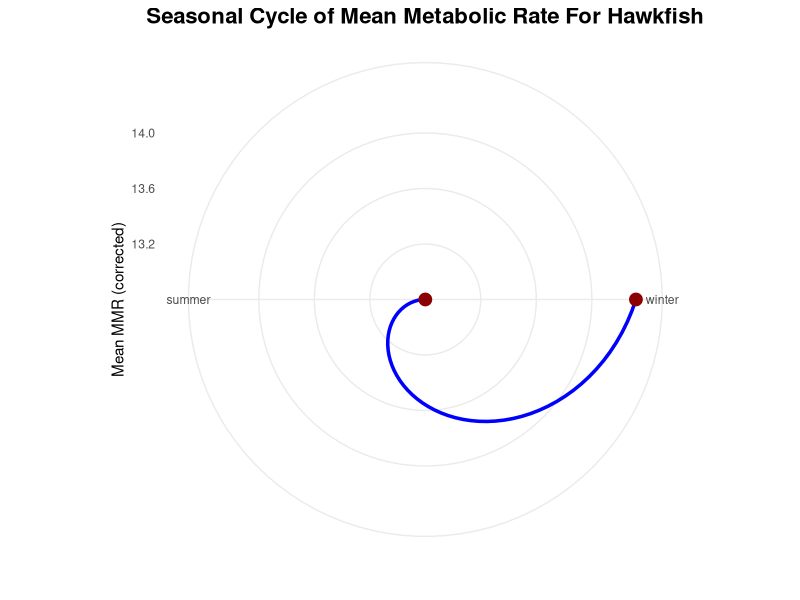
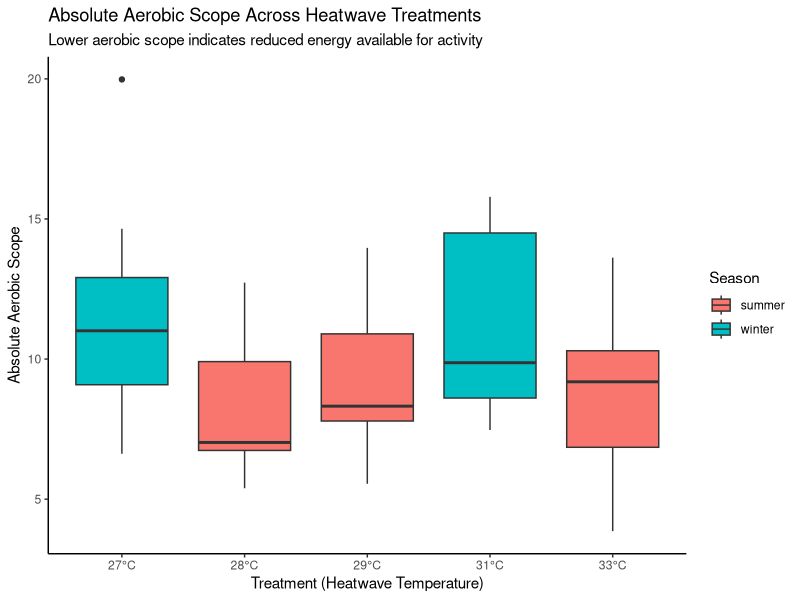
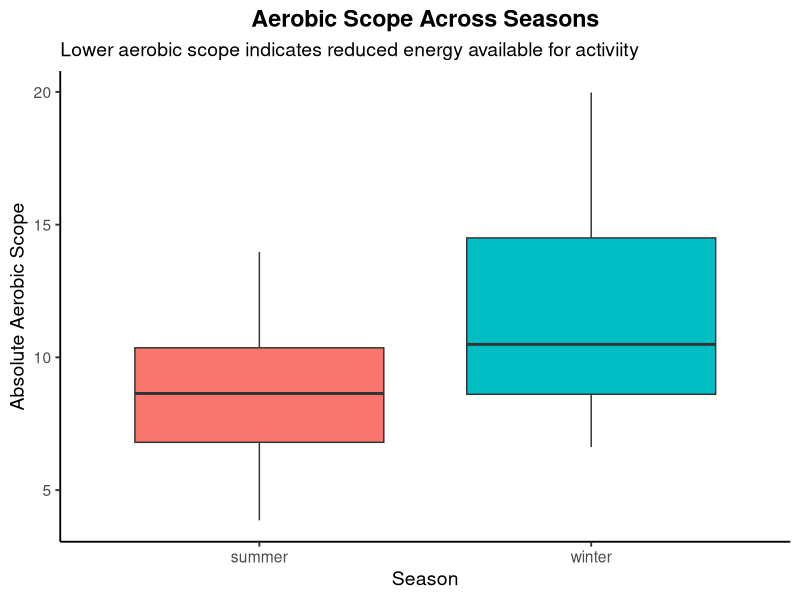
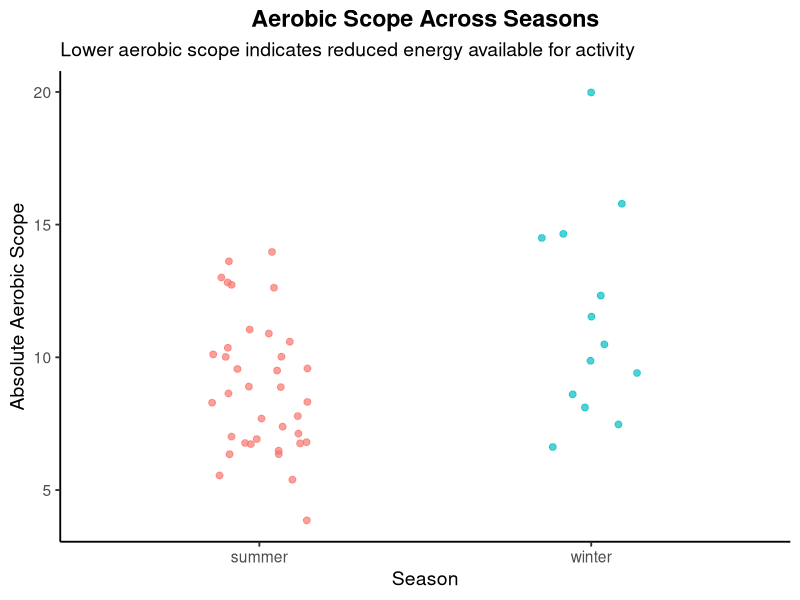
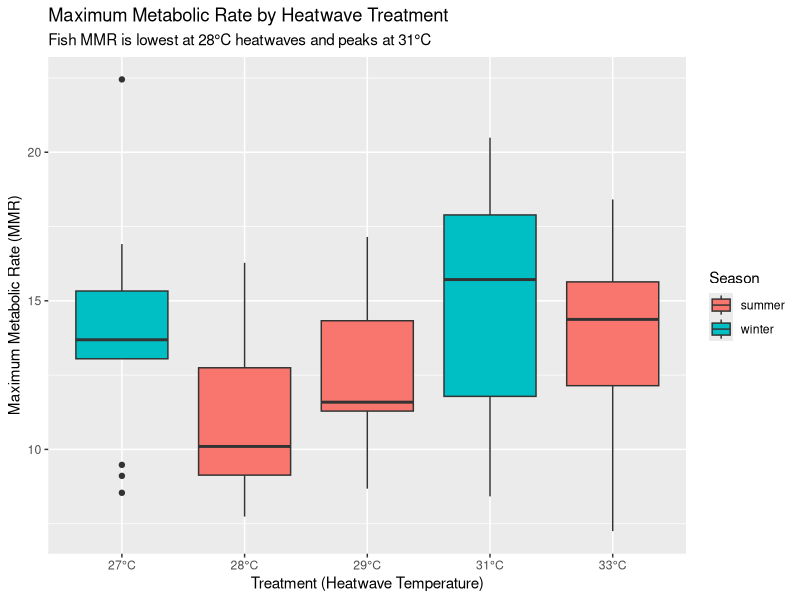
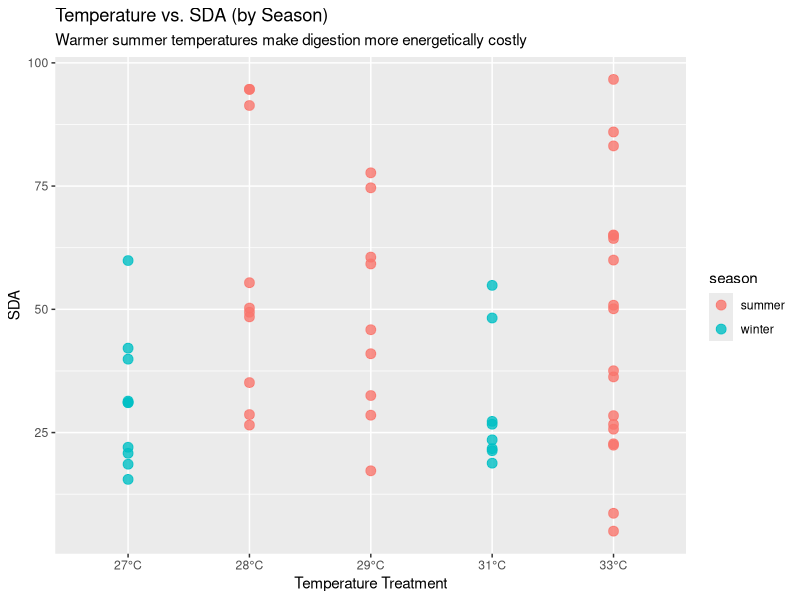
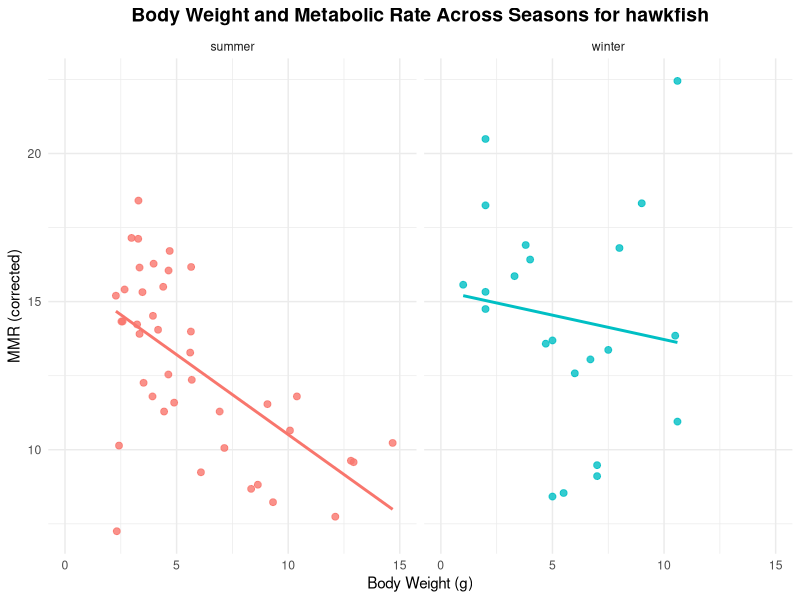
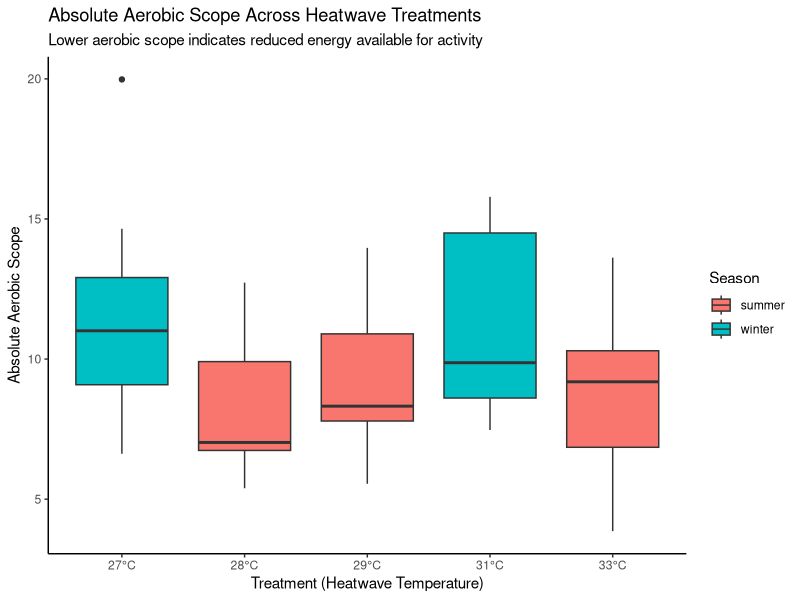

These figures' R source, in order: (Note: this script raises an error after producing the figures.)
## ---- chunk 1
library(tidyverse)
library(broom)
library(viridisLite)
library(ggplot2)
## ---- chunk 2
heatwaves_coral_fish <- read_csv("../data/VanWert_etal_2023_hawkfish.csv")
glimpse(heatwaves_coral_fish)
## ---- chunk 3
heatwaves_coral_fish_clean <- heatwaves_coral_fish |>
  rename(wet_mass = bw_g,
         total_length = tl_cm,
         standard_length = sl_cm,
         max_metabolic_rate = mmr_corrected,
         standard_metabolic_rate = smr_low10_all,
         absolute_aerobic_scope = aas_corrected,
         factorial_aerobic_scope = fas,
         SDA_coeff = sda_coeff,
         temp_of_arrhythmia = tarr,
         peak_max_heart_rate = fhmax_peak,
         temp_at_max_heart_rate = tpeak)
## ---- chunk 4

heatwave_vs_mmr <- heatwaves_coral_fish_clean |>
  filter(treatment_new != "wild") |>
  ggplot(aes(x = treatment_new, y = max_metabolic_rate, fill = season)) +
  geom_boxplot() +
  scale_x_discrete(labels = function(x) paste0(x, "°C")) +
  labs(
    title = "Maximum Metabolic Rate by Heatwave Treatment",
    subtitle = "Fish MMR is lowest at 28°C heatwaves and peaks at 31°C",
    x = "Treatment (Heatwave Temperature)",
    y = "Maximum Metabolic Rate (MMR)",
    fill = "Season"
  )

# Save the plot
ggsave("fig_mmr_vs_heatwave_boxplot.png", heatwave_vs_mmr, width = 7, height = 5)

## ---- chunk 5

temp_energy_season <- heatwaves_coral_fish_clean |>
  filter(treatment_new != "wild") |>
  ggplot(aes(x = treatment_new, y = SDA_integrated, color = season)) +
  geom_point(alpha = 0.8, size = 3) +
  scale_x_discrete(labels = function(x) ifelse(x == "wild", "wild", paste0(x, "°C"))) +
  labs(
    title = "Temperature vs. SDA (by Season)",
    subtitle = "Warmer summer temperatures make digestion more energetically costly",
    x = "Temperature Treatment",
    y = "SDA"
  )

# Save the plot
ggsave("fig_temp_energy_season_scatterplot.png", temp_energy_season, width = 7, height = 5)
## ---- chunk 6

df <- read.csv("../data/VanWert_etal_2023_hawkfish.csv")
seasonal_cycle <- df$season <- factor(df$season, 
                    levels = c("winter", "spring", "summer", "fall"))


season_means <- df |>
  group_by(season) |>
  summarise(mean_mmr = mean(mmr_corrected, na.rm = TRUE))


ggplot(season_means, aes(x = season, y = mean_mmr, group = 1)) +
  geom_line(size = 1.2, color = "blue") +
  geom_point(size = 4, color = "darkred") +
  coord_polar() +
  theme_minimal() +
  labs(
    title = "Seasonal Cycle of Mean Metabolic Rate For Hawkfish",
    x = "",
    y = "Mean MMR (corrected)"
  ) +
  theme(
    plot.title = element_text(size = 16, face = "bold", hjust = 0.5)
   
  )

#save plot
ggsave("fig_polar_plot_metabolic_rate_per_season.png", seasonal_cycle, width = 7, height = 5)


## ---- chunk 7

energy_weight_season <- heatwaves_coral_fish_clean |>
  ggplot(aes(x = wet_mass, y = max_metabolic_rate, color = season)) +
  geom_point(alpha = 0.8, size = 2) +
  geom_smooth(method = "lm", se = FALSE) +
  facet_wrap(~ season, nrow = 1) +
  xlim(0,15)+
  theme_minimal() +
  labs(
    title = "Body Weight and Metabolic Rate Across Seasons for hawkfish",
    x = "Body Weight (g)",
    y = "MMR (corrected)"
  ) +
  theme(
    plot.title = element_text(size = 14, face = "bold", hjust = 0.5), legend.position = "none"

  )
#save plot 
ggsave("fig_body_weight_and_metabolic_rate_lineplot.png", energy_weight_season, width = 8, height = 5)

## ---- chunk 8

aerobic_scope_treatment <- heatwaves_coral_fish_clean |>
  filter(treatment_new != "wild") |>
  mutate(treatment_new = factor(treatment_new,
                                levels = c("27", "28", "29", "31", "33"))) |>
  ggplot(aes(x = treatment_new,
             y = absolute_aerobic_scope,
             fill = season)) +
  geom_boxplot(position = position_dodge(width = 0.8)) +
  scale_x_discrete(labels = function(x) paste0(x, "°C")) +
  labs(
    title = "Absolute Aerobic Scope Across Heatwave Treatments",
    subtitle = "Lower aerobic scope indicates reduced energy available for activity",
    x = "Treatment (Heatwave Temperature)",
    y = "Absolute Aerobic Scope",
    fill = "Season"
  ) +
  theme_classic()

aerobic_scope_treatment
# Save the plot
ggsave("fig_aerobic_vs_heatwave_boxplot.png", aerobic_scope_treatment, width = 7, height = 5)

## ---- chunk 9
heatwaves_coral_fish_clean |>
  ggplot(aes(x = season, y = absolute_aerobic_scope, fill = season)) +
  geom_boxplot() +
  labs(
    title = "Aerobic Scope Across Seasons",
    subtitle = "Lower aerobic scope indicates reduced energy available for activiity",
    x = "Season",
    y = "Absolute Aerobic Scope"
  ) +
  theme_classic(base_size = 14) +
  theme(
    legend.position = "none",
    plot.title = element_text(face = "bold", hjust = 0.5)
  )

heatwaves_coral_fish_clean |>
  ggplot(aes(x = season, y = absolute_aerobic_scope, color = season)) +
  geom_jitter(width = 0.15, size = 2, alpha = 0.7) +
  labs(
    title = "Aerobic Scope Across Seasons",
    subtitle = "Lower aerobic scope indicates reduced energy available for activity",
    x = "Season",
    y = "Absolute Aerobic Scope"
  ) +
  theme_classic(base_size = 14) +
  theme(
    legend.position = "none",
    plot.title = element_text(face = "bold", hjust = 0.5)
  )
## ---- chunk 10
ggplot(VanWert_etal_2023_hawkfish, mapping = aes(x = mmr_corrected, y = aas_corrected, color = season)) + 
  geom_point(size = 3, alpha = 0.8) +
  labs(
    title = "Relationship between Metabolic Rate and Aeroic Scope",
    x = "Maximum Metabolic Rate",
    y = "Absolute Aerobic Scope",
    color = "Season"
  )
## ---- chunk 11

## ---- chunk 12
